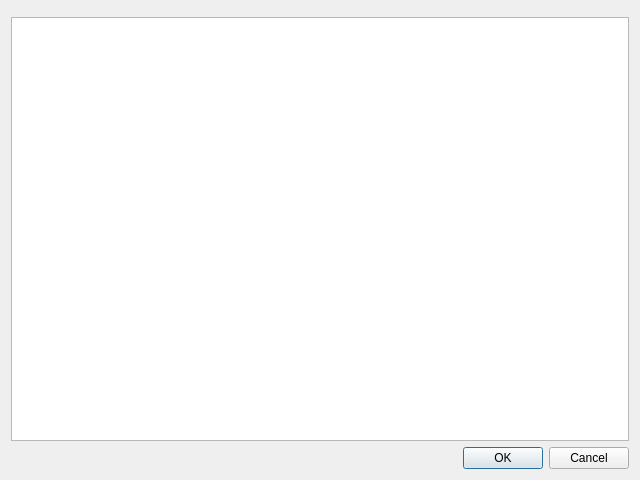
<?xml version="1.0" encoding="UTF-8"?>
<ui version="4.0">
 <class>EditWindow</class>
 <widget class="QDialog" name="EditWindow">
  <property name="geometry">
   <rect>
    <x>0</x>
    <y>0</y>
    <width>640</width>
    <height>480</height>
   </rect>
  </property>
  <property name="windowTitle">
   <string>Dialog</string>
  </property>
  <layout class="QVBoxLayout" name="verticalLayout">
   <item>
    <widget class="QFrame" name="frame">
     <property name="frameShape">
      <enum>QFrame::StyledPanel</enum>
     </property>
     <property name="frameShadow">
      <enum>QFrame::Raised</enum>
     </property>
    </widget>
   </item>
   <item>
    <widget class="QPlainTextEdit" name="TextEditor"/>
   </item>
   <item>
    <widget class="QDialogButtonBox" name="buttonBox">
     <property name="orientation">
      <enum>Qt::Horizontal</enum>
     </property>
     <property name="standardButtons">
      <set>QDialogButtonBox::Cancel|QDialogButtonBox::Ok</set>
     </property>
    </widget>
   </item>
  </layout>
 </widget>
 <resources/>
 <connections>
  <connection>
   <sender>buttonBox</sender>
   <signal>accepted()</signal>
   <receiver>EditWindow</receiver>
   <slot>accept()</slot>
   <hints>
    <hint type="sourcelabel">
     <x>248</x>
     <y>254</y>
    </hint>
    <hint type="destinationlabel">
     <x>157</x>
     <y>274</y>
    </hint>
   </hints>
  </connection>
  <connection>
   <sender>buttonBox</sender>
   <signal>rejected()</signal>
   <receiver>EditWindow</receiver>
   <slot>reject()</slot>
   <hints>
    <hint type="sourcelabel">
     <x>316</x>
     <y>260</y>
    </hint>
    <hint type="destinationlabel">
     <x>286</x>
     <y>274</y>
    </hint>
   </hints>
  </connection>
 </connections>
</ui>
